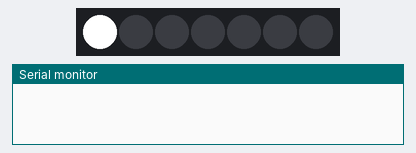
The sketch below on a simulated Arduino Uno, built with avr-gcc and run on an emulated ATmega328P. On the bench: 7 RGB LEDs in strip order, left to right, the last lines printed to the serial monitor. The strip is taken to match the declared colour order.

Above: at 0.1 s.
At 6.6 s:
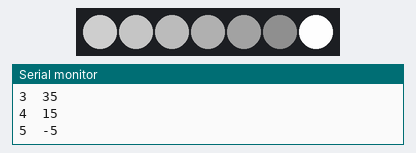
At 10.1 s:
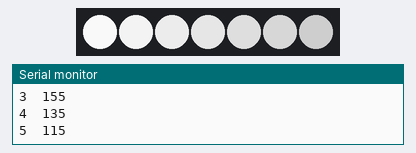
At 20.6 s:
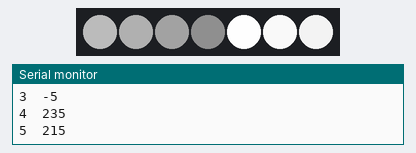
At 28.6 s:
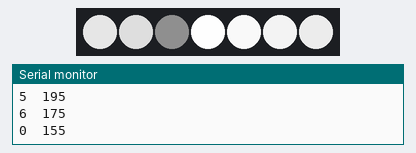
At 39.1 s:
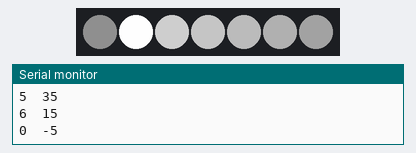
Timing chart, 0 to 40.0 s (numbered marks = the images above):
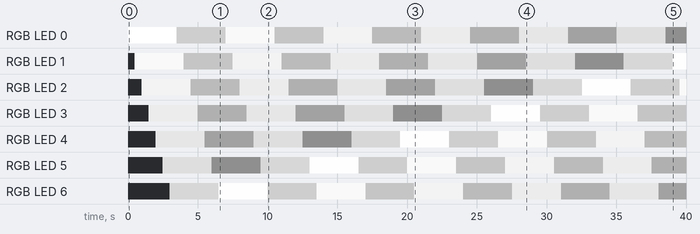

The sketch:

NeoPixelWhiteFade.ino
```cpp
/*
  RGBW NeoPixel fade control

  This sketch fades the white LED up and down
  on an RGBW neoPixel strip.

  In the setPixelColor command, the colors are ordered: red, green, blue, white.

  Uses Adafruit's NeoPixel library: https://github.com/adafruit/Adafruit_NeoPixel

  created 30 Jan 2017
  by Tom Igoe

*/
#include <Adafruit_NeoPixel.h>

const int neoPixelPin = 5;  // control pin
const int numPixels = 7;    // number of pixels
int level = 255;            // the white LED color for the whole strip
int difference = 1;         // the fading difference in each loop

// set up strip:
Adafruit_NeoPixel strip = Adafruit_NeoPixel(numPixels, neoPixelPin, NEO_RGBW + NEO_KHZ800);

void setup() {
  strip.begin();    // initialize pixel strip
  strip.clear();    // turn all LEDs off
  pinMode(0, OUTPUT);
  Serial.begin(9600);
}

void loop() {
  // loop over all the pixels:
  for (int pixel = 0; pixel < numPixels; pixel++) {
    strip.setPixelColor(pixel, 0, 0, 0, level);// set the color for this pixel
    strip.show();    // refresh the strip

    delay(500);
    if (level < 0) level = 255;
    level = level -20;
    Serial.print(pixel);
    Serial.print("\t");
    Serial.println(level);
  }
  //   if ((level >= 255) || (level <= 0)) { // if level's at the top or bottom
  //    difference = -difference;           // invert the difference value
  //  }
  //  level += difference;                  // add the difference to the level
  //  delay(10);
  //           analogWrite(0, level);
}
```

Measured:
- by itself, RGB LED 2: off → RGB(215, 215, 215) at 1.0 s, → RGB(75, 75, 75) 3.5 s later, → RGB(195, 195, 195) 3.5 s later, → RGB(55, 55, 55) 3.5 s later, … (12 changes in this stretch)
- by itself, RGB LED 3: off → RGB(195, 195, 195) at 1.5 s, → RGB(55, 55, 55) 3.5 s later, → RGB(175, 175, 175) 3.5 s later, → RGB(35, 35, 35) 3.5 s later, … (11 changes in this stretch)
- what the display in image 4 shows lasts 0.5 s, from 28.5 s to 29.0 s
